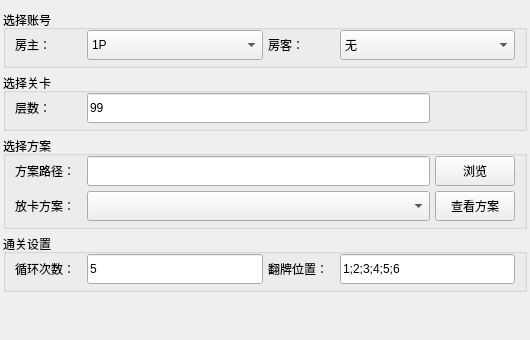
<?xml version="1.0" encoding="UTF-8"?>
<ui version="4.0">
 <class>MagicTowerParam</class>
 <widget class="QWidget" name="MagicTowerParam">
  <property name="geometry">
   <rect>
    <x>0</x>
    <y>0</y>
    <width>530</width>
    <height>340</height>
   </rect>
  </property>
  <property name="windowTitle">
   <string>Form</string>
  </property>
  <layout class="QVBoxLayout" name="verticalLayout_top">
   <property name="spacing">
    <number>5</number>
   </property>
   <property name="leftMargin">
    <number>3</number>
   </property>
   <property name="topMargin">
    <number>10</number>
   </property>
   <property name="rightMargin">
    <number>3</number>
   </property>
   <property name="bottomMargin">
    <number>3</number>
   </property>
   <item>
    <widget class="QGroupBox" name="groupBox_select_players">
     <property name="title">
      <string>选择账号</string>
     </property>
     <layout class="QHBoxLayout" name="horizontalLayout_select_player">
      <property name="spacing">
       <number>5</number>
      </property>
      <property name="topMargin">
       <number>0</number>
      </property>
      <property name="bottomMargin">
       <number>5</number>
      </property>
      <item>
       <widget class="QLabel" name="label_select_1p">
        <property name="maximumSize">
         <size>
          <width>67</width>
          <height>16777215</height>
         </size>
        </property>
        <property name="text">
         <string>房主：</string>
        </property>
       </widget>
      </item>
      <item>
       <widget class="QComboBox" name="comboBox_select_1p">
        <property name="minimumSize">
         <size>
          <width>0</width>
          <height>30</height>
         </size>
        </property>
        <item>
         <property name="text">
          <string>1P</string>
         </property>
        </item>
        <item>
         <property name="text">
          <string>2P</string>
         </property>
        </item>
       </widget>
      </item>
      <item>
       <widget class="QLabel" name="label_select_2p">
        <property name="maximumSize">
         <size>
          <width>67</width>
          <height>16777215</height>
         </size>
        </property>
        <property name="text">
         <string>房客：</string>
        </property>
       </widget>
      </item>
      <item>
       <widget class="QComboBox" name="comboBox_select_2p">
        <property name="minimumSize">
         <size>
          <width>0</width>
          <height>30</height>
         </size>
        </property>
        <item>
         <property name="text">
          <string>无</string>
         </property>
        </item>
        <item>
         <property name="text">
          <string>1P</string>
         </property>
        </item>
        <item>
         <property name="text">
          <string>2P</string>
         </property>
        </item>
       </widget>
      </item>
     </layout>
    </widget>
   </item>
   <item>
    <widget class="QGroupBox" name="groupBox_select_level">
     <property name="maximumSize">
      <size>
       <width>16777215</width>
       <height>60</height>
      </size>
     </property>
     <property name="title">
      <string>选择关卡</string>
     </property>
     <layout class="QHBoxLayout" name="horizontalLayout_select_level" stretch="1,2,0">
      <property name="spacing">
       <number>5</number>
      </property>
      <property name="leftMargin">
       <number>9</number>
      </property>
      <property name="topMargin">
       <number>0</number>
      </property>
      <property name="bottomMargin">
       <number>5</number>
      </property>
      <item>
       <widget class="QLabel" name="label_level_num">
        <property name="maximumSize">
         <size>
          <width>67</width>
          <height>16777215</height>
         </size>
        </property>
        <property name="text">
         <string>层数：</string>
        </property>
       </widget>
      </item>
      <item>
       <widget class="QLineEdit" name="lineEdit_level_num">
        <property name="minimumSize">
         <size>
          <width>0</width>
          <height>30</height>
         </size>
        </property>
        <property name="text">
         <string>99</string>
        </property>
       </widget>
      </item>
      <item>
       <spacer name="horizontalSpacer">
        <property name="orientation">
         <enum>Qt::Horizontal</enum>
        </property>
        <property name="sizeHint" stdset="0">
         <size>
          <width>85</width>
          <height>20</height>
         </size>
        </property>
       </spacer>
      </item>
     </layout>
    </widget>
   </item>
   <item>
    <widget class="QGroupBox" name="groupBox_select_plan">
     <property name="title">
      <string>选择方案</string>
     </property>
     <layout class="QGridLayout" name="gridLayout_select_plan">
      <property name="topMargin">
       <number>0</number>
      </property>
      <property name="bottomMargin">
       <number>5</number>
      </property>
      <property name="spacing">
       <number>5</number>
      </property>
      <item row="0" column="0">
       <widget class="QLabel" name="label_plan_path">
        <property name="minimumSize">
         <size>
          <width>67</width>
          <height>0</height>
         </size>
        </property>
        <property name="maximumSize">
         <size>
          <width>67</width>
          <height>30</height>
         </size>
        </property>
        <property name="text">
         <string>方案路径：</string>
        </property>
       </widget>
      </item>
      <item row="0" column="1">
       <widget class="QLineEdit" name="lineEdit_plan_path">
        <property name="minimumSize">
         <size>
          <width>0</width>
          <height>30</height>
         </size>
        </property>
       </widget>
      </item>
      <item row="0" column="2">
       <widget class="QPushButton" name="pushButton_plan_path">
        <property name="minimumSize">
         <size>
          <width>80</width>
          <height>30</height>
         </size>
        </property>
        <property name="maximumSize">
         <size>
          <width>80</width>
          <height>30</height>
         </size>
        </property>
        <property name="text">
         <string>浏览</string>
        </property>
       </widget>
      </item>
      <item row="1" column="0">
       <widget class="QLabel" name="label_1p_plan">
        <property name="maximumSize">
         <size>
          <width>67</width>
          <height>30</height>
         </size>
        </property>
        <property name="text">
         <string>放卡方案：</string>
        </property>
       </widget>
      </item>
      <item row="1" column="1">
       <widget class="QComboBox" name="comboBox_1p_plan">
        <property name="minimumSize">
         <size>
          <width>0</width>
          <height>30</height>
         </size>
        </property>
       </widget>
      </item>
      <item row="1" column="2">
       <widget class="QPushButton" name="pushButton_view_plan">
        <property name="minimumSize">
         <size>
          <width>80</width>
          <height>30</height>
         </size>
        </property>
        <property name="maximumSize">
         <size>
          <width>80</width>
          <height>30</height>
         </size>
        </property>
        <property name="text">
         <string>查看方案</string>
        </property>
       </widget>
      </item>
     </layout>
    </widget>
   </item>
   <item>
    <widget class="QGroupBox" name="groupBox_level_setting">
     <property name="maximumSize">
      <size>
       <width>16777215</width>
       <height>90</height>
      </size>
     </property>
     <property name="title">
      <string>通关设置</string>
     </property>
     <layout class="QHBoxLayout" name="horizontalLayout">
      <property name="spacing">
       <number>5</number>
      </property>
      <property name="topMargin">
       <number>0</number>
      </property>
      <property name="bottomMargin">
       <number>5</number>
      </property>
      <item>
       <widget class="QLabel" name="label_loop_count">
        <property name="minimumSize">
         <size>
          <width>67</width>
          <height>0</height>
         </size>
        </property>
        <property name="text">
         <string>循环次数：</string>
        </property>
       </widget>
      </item>
      <item>
       <widget class="QLineEdit" name="lineEdit_loop_count">
        <property name="minimumSize">
         <size>
          <width>0</width>
          <height>30</height>
         </size>
        </property>
        <property name="text">
         <string>5</string>
        </property>
       </widget>
      </item>
      <item>
       <widget class="QLabel" name="label_flop_pos">
        <property name="minimumSize">
         <size>
          <width>67</width>
          <height>0</height>
         </size>
        </property>
        <property name="text">
         <string>翻牌位置：</string>
        </property>
       </widget>
      </item>
      <item>
       <widget class="QLineEdit" name="lineEdit_flop_pos">
        <property name="minimumSize">
         <size>
          <width>0</width>
          <height>30</height>
         </size>
        </property>
        <property name="text">
         <string>1;2;3;4;5;6</string>
        </property>
       </widget>
      </item>
     </layout>
    </widget>
   </item>
   <item>
    <spacer name="verticalSpacer">
     <property name="orientation">
      <enum>Qt::Vertical</enum>
     </property>
     <property name="sizeHint" stdset="0">
      <size>
       <width>20</width>
       <height>135</height>
      </size>
     </property>
    </spacer>
   </item>
  </layout>
 </widget>
 <resources/>
 <connections/>
</ui>
